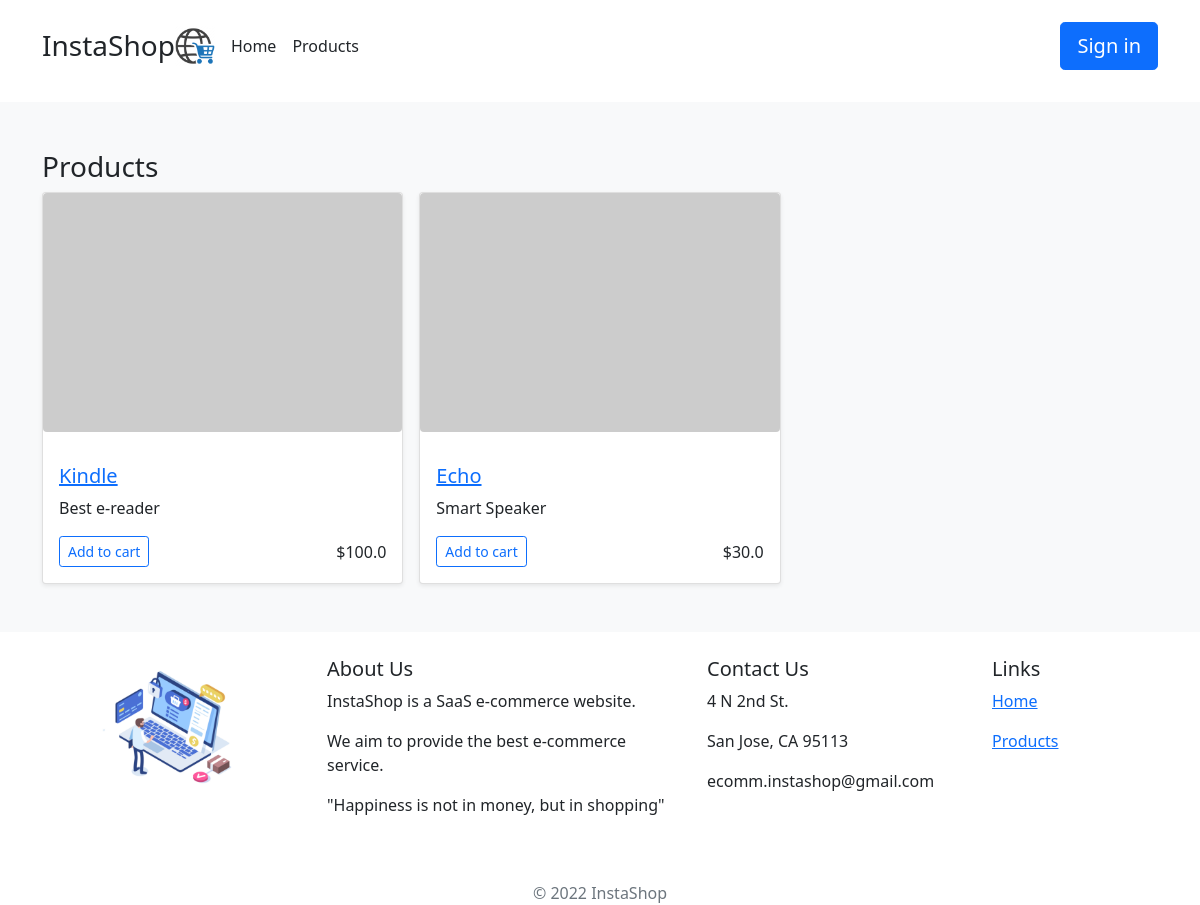
Screenshot of /ecommerce/products with the database file from the repository.
### ecommerce/models.py (models this page shows, shortened)
class Product(models.Model):
    name = models.CharField(max_length=50)
    description = models.CharField(max_length=500)
    price = models.FloatField(null=True)
    stock = models.IntegerField(null=True)

### ecommerce/views.py (the view)
# urls.py: path('products', views.products, name='products'),
def products(request):
    product_list = Product.objects.all()
    context = {
        'product_list': product_list,
    }
    return render(request, 'ecommerce/products.html', context)

### ecommerce/templates/ecommerce/products.html (shortened to what this page needs)
{% include "ecommerce/header.html" %}
<body>
<div class="album py-5 bg-light">
    <div class="container">
        <h3>Products</h3>
        <div class="row row-cols-1 row-cols-sm-2 row-cols-md-3 g-3">
            {% if product_list %}
                {% for product in product_list %}
                    <div class="col">
                        <div class="card shadow-sm">
                            <img class="rounded" src="https://picsum.photos/seed/picsum/600/400">
                            <div class="card-body">
                                <p class="card-text">
                                <h5><a href="{% url 'product' product.id %}">{{ product.name }}</a></h5>
                                <p>{{ product.description }}</p>
                                </p>
                                <div class="d-flex justify-content-between align-items-center">
                                    <div class="btn-group">
                                        <button type="button" class="add-to-cart btn btn-sm btn-outline-primary"
                                                user-id="{{ user.id }}" product-id="{{ product.id }}">
                                            Add to cart
                                        </button>
                                    </div>
                                    <bold class="text">${{ product.price }}</bold>
                                </div>
                            </div>
                        </div>
                    </div>
                {% endfor %}
            {% else %}
                <p>No products are available.</p>
            {% endif %}
        </div>
    </div>
</div>
</body>
{% include "ecommerce/footer.html" %}

### rows the page displays
Product: name "Kindle", description "Best e-reader", price "100.0"
Product: name "Echo", description "Smart Speaker", price "30.0"
